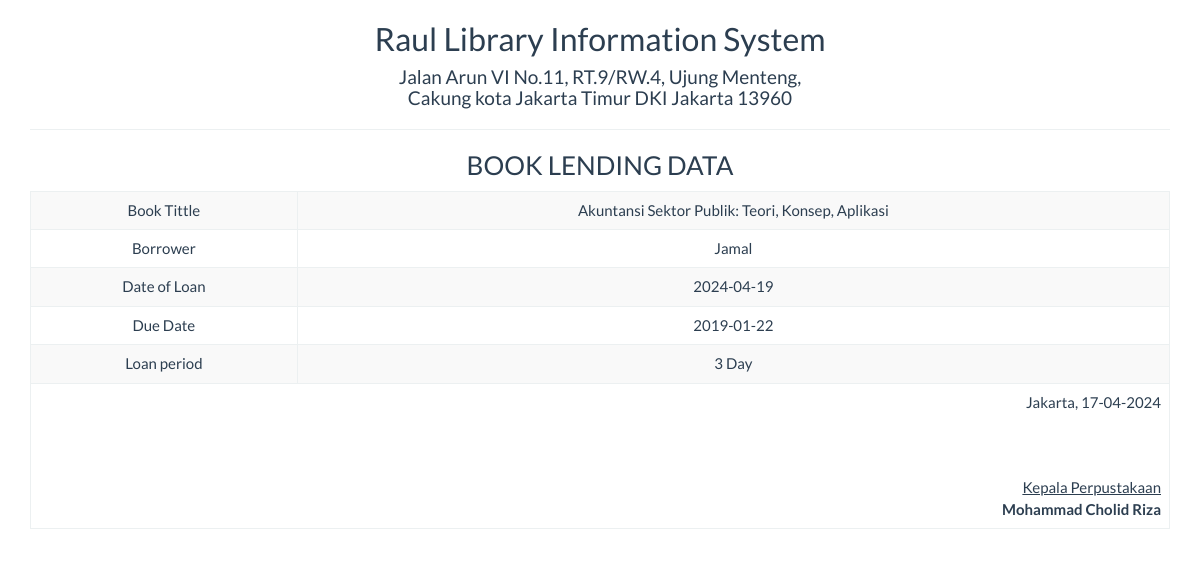
The app's page /report/peminjaman_satu.php?id=12345 with its own data.
### tables this page shows
CREATE TABLE IF NOT EXISTS `peminjaman` (
  `judul_buku` varchar(50) NOT NULL,
  `peminjam` varchar(50) NOT NULL,
  `tgl_pinjam` varchar(25) NOT NULL,
  `tgl_kembali` varchar(25) NOT NULL,
  `lama_pinjam` int(5) NOT NULL,
  `keterangan` varchar(100) NOT NULL,
  `id` int(5) NOT NULL AUTO_INCREMENT,
  PRIMARY KEY (`id`)
);

### report/peminjaman_satu.php (the view, shortened to what this page needs)
<!DOCTYPE html>
<html>
    <head>
        <link href="../Assets/css/bootstrap.min.css" rel="stylesheet" type="text/css"/>
    </head>
    <body onload="print()">
        <?php
        include '../config/koneksi.php';
        $sql = "SELECT * FROM peminjaman WHERE id='" . $_GET ['id'] . "'";
        $query = mysqli_query($koneksi, $sql) or die("SQL Detail error");
        $data = mysqli_fetch_array($query);
        ?>
        <div class="container">
            <div class='row'>
                <div class="col-sm-12">
                    <div class="text-center">
                        <h2>Raul Library Information System </h2>
                        <h4>Jalan Arun VI No.11, RT.9/RW.4, Ujung Menteng, <br> Cakung kota Jakarta Timur DKI Jakarta 13960</h4>
                        <hr>
                        <h3>BOOK LENDING DATA</h3>
                        <table class="table table-bordered table-striped table-hover">
                            <tbody>
								<tr>
                                    <td>Book Tittle</td> <td><?= $data['judul_buku'] ?></td>
                                </tr>
                                <tr>
                                    <td>Borrower</td> <td><?= $data['peminjam'] ?></td>
                                </tr>
                                <tr>
                                    <td>Date of Loan</td> <td><?= $data['tgl_pinjam'] ?></td>
                                </tr>
                                <tr>
                                    <td>Due Date</td> <td><?= $data['tgl_kembali'] ?></td>
                                </tr>
								<tr>
                                    <td>Loan period</td> <td><?= $data['lama_pinjam'] ?> Day</td>
                                </tr>
                            </tbody>
                            <tfoot>
                                <tr>
                                    <td colspan="2" class="text-right">
                                        Jakarta,  <?= date("17-04-2024") ?>
                                        <br><br><br><br>
                                        <u>Kepala Perpustakaan<strong></u><br>
                                        Mohammad Cholid Riza
									</td>
								</tr>
							</tfoot>
                        </table>
                    </div>
                </div>
            </div>
    </body>
</html>

### records on screen
peminjaman: judul_buku "Akuntansi Sektor Publik: Teori, Konsep, Aplikasi", peminjam "Jamal", tgl_pinjam "2024-04-19", tgl_kembali "2019-01-22", lama_pinjam "3"
